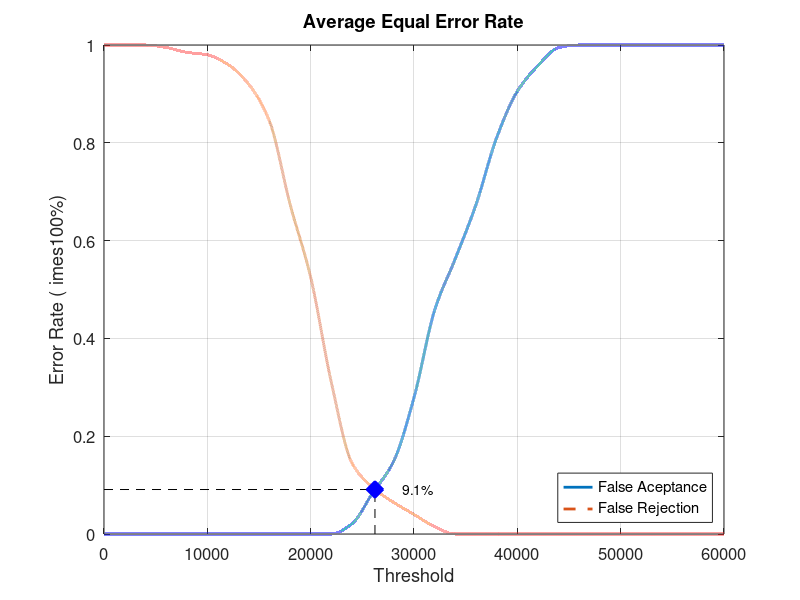
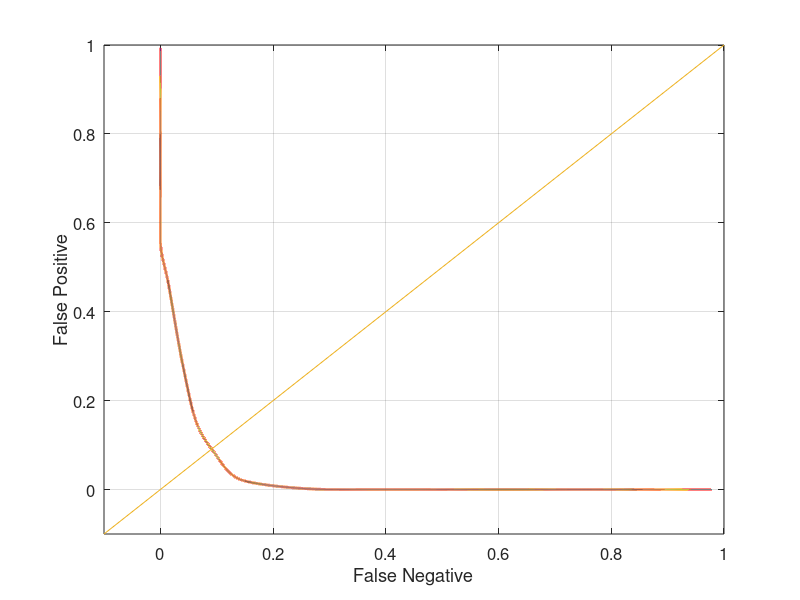

Write MATLAB code to recreate these figures, in order.
close all;
clear;
clc;
x = 0:2000:60000;
xq = 0:0.5:60000;

y0 = [0 0 0 0 0 0 0 0 0 0 0 0 0.0210526 0.0842105 0.147368 0.278947 0.457895 0.563158 0.673684 0.810526 0.905263 0.957895 0.994737 1 1 1 1 1 1 1 1]
yy0 = interp1(x, y0, xq, 'pchip');
y1 = [1 1 1 0.995 0.985 0.98 0.96 0.92 0.845 0.675 0.525 0.31 0.145 0.095 0.065 0.04 0.015 0 0 0 0 0 0 0 0 0 0 0 0 0 0]
yy1 = interp1(x, y1, xq, 'pchip');

% Calculating EER: 
y2 = abs(y0 - y1);
find(y2 == min(y2))
yy2 = abs(yy0 - yy1);
xEER = find(yy2 == min(yy2));
xEERIndex = xq(xEER) % X-axis EER
yEER = yy0(xEER) % Y-axis EER

main = figure
plot(xq, yy0,'-','LineWidth', 2);	hold on
plot(xq, yy1,'--','LineWidth', 2);	hold on
plot([xEERIndex xEERIndex], [0 yEER], 'k--');	hold on
plot([0 xEERIndex], [yEER yEER], 'k--');	hold on
plot(xEERIndex, yEER, 'bx', 'LineWidth', 10);	hold on
text(xEERIndex + 10 * xEERIndex / 100, yEER, [num2str(round((10000 * yEER)) / 100) '%'])
legend('False Aceptance', 'False Rejection', 'Location', 'SouthEast')
xlabel('Threshold')
ylabel('Error Rate (	imes100%)')
title('Average Equal Error Rate')
set(gca, 'FontSize', 12)
axis([0 60000 0 1])
grid on

print(main, 'Database3_2Main', '-dpng');
FNRxFPR = figure('Color', [1 1 1]);
plot(yy1, yy0, '-', yy1, yy0, 'LineWidth', 2);
hold on
y = -0.1:0.1:1
plot(y, y); 
set(gca, 'FontSize', 12)
xlabel('False Negative')
ylabel('False Positive')
axis([-0.1 1 -0.1 1])
set(gca, 'FontSize', 12)
grid on

print(FNRxFPR, 'Database3_2FNRxFPR','-dpng');
